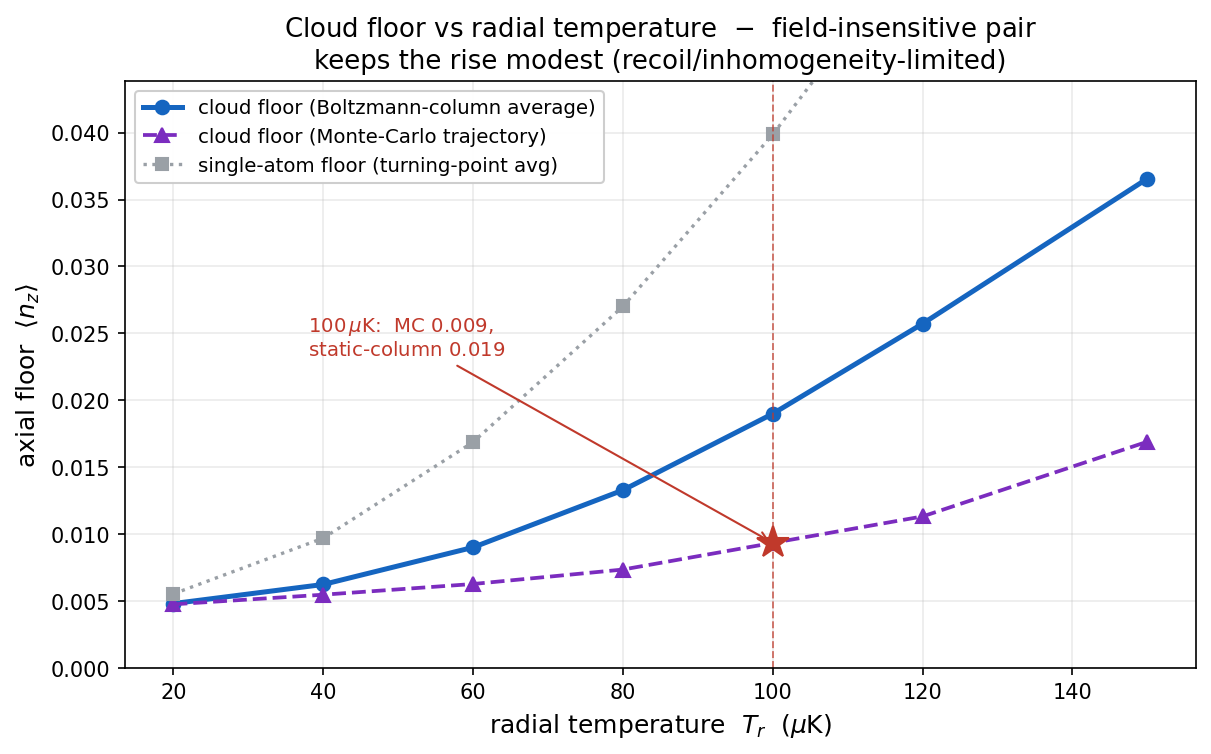

Write the Python code that produced this figure.
"""
fig_cloud_floor.py  --  Cloud-averaged axial floor vs radial temperature.

The radial mode is shallow (nu_r ~ 5.4 kHz, NOT resolved-sideband), so the
cloud samples a spread of radial positions -> a spread of light shift and
two-photon detuning.  The field-insensitive dark pair keeps the cloud dark, so
the residual floor rise with radial T is modest (recoil/inhomogeneity-limited),
not catastrophic.  Curves: Boltzmann-column-averaged floor and an independent
Monte-Carlo trajectory floor; single-atom (turning-point) floor for reference.

Engine: ../src/radial_floor_mc.py  (Dc0 = 45 cooling-rate grid; U0 = 1094 uK,
w_L = 19 um).
"""
import os, sys
import numpy as np
import matplotlib
matplotlib.use("Agg")
import matplotlib.pyplot as plt

sys.path.insert(0, os.path.join(os.path.dirname(__file__), "..", "src"))
import radial_floor_mc as rmc

n_g = rmc.d["n45"]; W_g = rmc.d["W45"]      # v14 operating cooling-rate grid
Ts = np.array([20, 40, 60, 80, 100, 120, 150], float)

frozen, floor_avg, mc_traj = [], [], []
for T in Ts:
    fr, fl, ra = rmc.spatial_avgs(n_g, W_g, T)
    _, m = rmc.mc_floor(n_g, W_g, T)
    frozen.append(fr); floor_avg.append(fl); mc_traj.append(m)
    print("T=%3duK : frozen=%.4f  column-avg=%.4f  MC=%.4f" % (T, fr, fl, m))
frozen = np.array(frozen); floor_avg = np.array(floor_avg); mc_traj = np.array(mc_traj)

i100 = int(np.where(Ts == 100)[0][0])

fig, ax = plt.subplots(figsize=(8.2, 5.2))
ax.plot(Ts, floor_avg, "o-", ms=6.5, lw=2.4, color="#1565c0",
        label="cloud floor (Boltzmann-column average)")
ax.plot(Ts, mc_traj, "^--", ms=6.5, lw=1.8, color="#7b2cbf",
        label="cloud floor (Monte-Carlo trajectory)")
ax.plot(Ts, frozen, "s:", ms=5.5, lw=1.6, color="#9aa0a6",
        label="single-atom floor (turning-point avg)")

ax.axvline(100, color="#c0392b", lw=0.9, ls="--", alpha=0.7)
ax.plot([100], [mc_traj[i100]], "*", ms=16, color="#c0392b", zorder=6)
ax.annotate("$100\\,\\mu$K:  MC $%.3f$,\nstatic-column $%.3f$"
            % (mc_traj[i100], floor_avg[i100]),
            xy=(100, mc_traj[i100]), xytext=(38, mc_traj[i100] + 0.014),
            fontsize=9.5, color="#c0392b",
            arrowprops=dict(arrowstyle="->", color="#c0392b", lw=1.0))

ax.set_xlabel(r"radial temperature  $T_r$  ($\mu$K)", fontsize=12)
ax.set_ylabel(r"axial floor  $\langle n_z\rangle$", fontsize=12)
ax.set_title("Cloud floor vs radial temperature  $-$  field-insensitive pair\n"
             r"keeps the rise modest (recoil/inhomogeneity-limited)", fontsize=12.5)
ax.set_ylim(0, max(floor_avg.max(), mc_traj.max()) * 1.2)
ax.legend(fontsize=9.5, loc="upper left", framealpha=0.95)
ax.grid(alpha=0.25)
plt.tight_layout()
plt.savefig("fig_cloud_floor.png", dpi=150, bbox_inches="tight")
print("wrote fig_cloud_floor.png")
